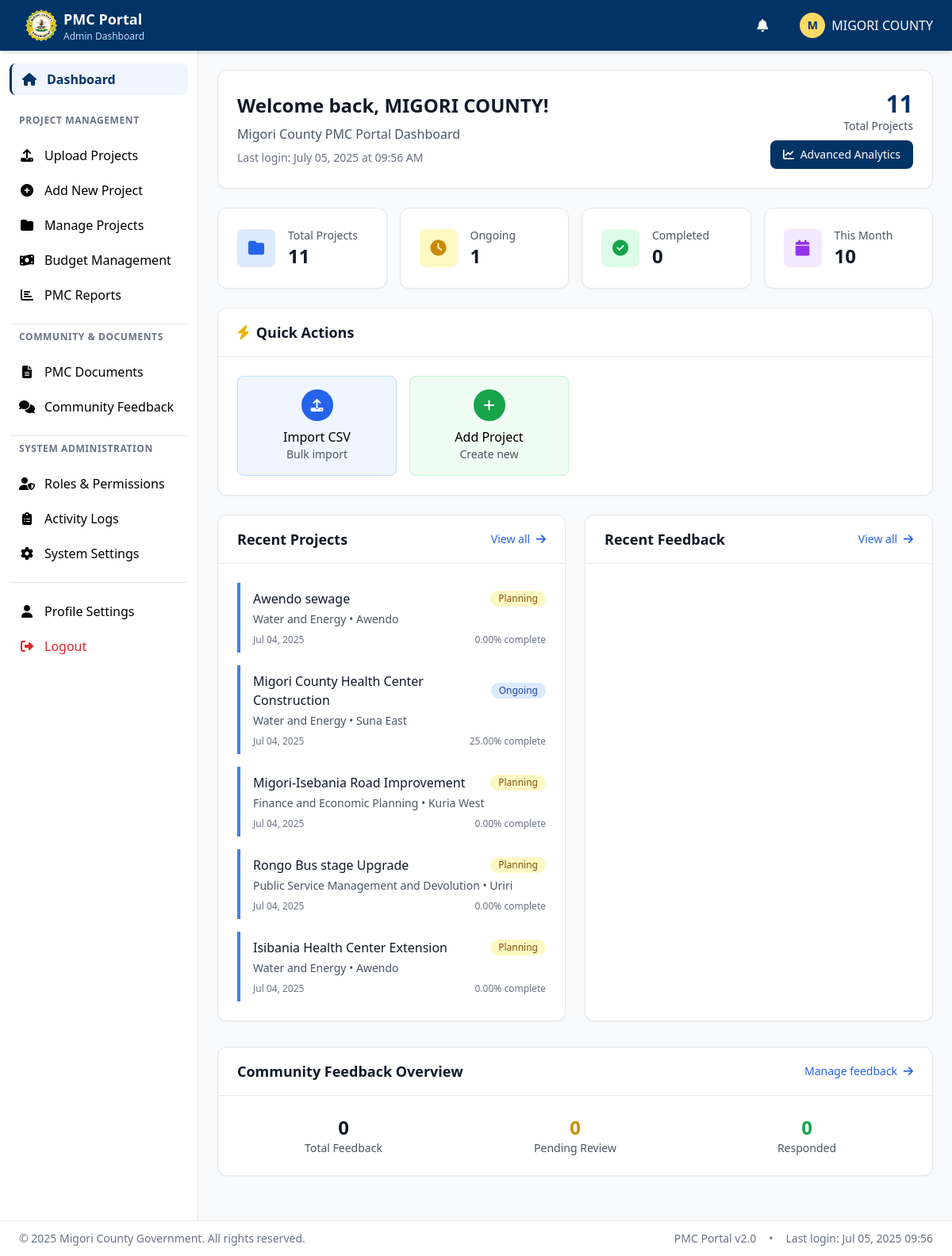
/admin/ (signed in), run on the app's committed database.
### tables this page shows
CREATE TABLE `projects` (
  `id` int(11) NOT NULL,
  `project_name` varchar(255) NOT NULL,
  `description` text DEFAULT NULL,
  `department_id` int(11) NOT NULL,
  `project_year` int(11) NOT NULL,
  `county_id` int(11) NOT NULL,
  `sub_county_id` int(11) NOT NULL,
  `ward_id` int(11) NOT NULL,
  `location_address` text DEFAULT NULL,
  `location_coordinates` varchar(100) DEFAULT NULL,
  `start_date` date DEFAULT NULL,
  `expected_completion_date` date DEFAULT NULL,
  `actual_completion_date` date DEFAULT NULL,
  `contractor_name` varchar(255) DEFAULT NULL,
  `contractor_contact` varchar(100) DEFAULT NULL,
  `status` enum('planning','ongoing','completed','suspended','cancelled') NOT NULL DEFAULT 'planning',
  `visibility` enum('private','published') DEFAULT 'private',
  `step_status` enum('awaiting','running','completed') DEFAULT 'awaiting',
  `progress_percentage` decimal(5,2) DEFAULT 0.00,
  `total_steps` int(11) DEFAULT 0,
  `completed_steps` int(11) DEFAULT 0,
  `created_by` int(11) DEFAULT NULL,
  `created_at` timestamp NOT NULL DEFAULT current_timestamp(),
  `updated_at` timestamp NOT NULL DEFAULT current_timestamp() ON UPDATE current_timestamp(),
  `average_rating` decimal(3,2) DEFAULT 5.00,
  `total_ratings` int(11) DEFAULT 0,
  `allocated_budget` decimal(15,2) DEFAULT 0.00,
  `spent_budget` decimal(15,2) DEFAULT 0.00,
  `budget_status` enum('not_allocated','allocated','overspent') DEFAULT 'not_allocated',
  `total_budget` decimal(15,2) DEFAULT NULL
);

CREATE TABLE `departments` (
  `id` int(11) NOT NULL,
  `name` varchar(100) NOT NULL,
  `description` text DEFAULT NULL,
  `created_at` timestamp NOT NULL DEFAULT current_timestamp()
);

CREATE TABLE `sub_counties` (
  `id` int(11) NOT NULL,
  `name` varchar(100) NOT NULL,
  `county_id` int(11) NOT NULL,
  `created_at` timestamp NOT NULL DEFAULT current_timestamp()
);

### includes/rbac.php (called while the page is built, shortened)
<?php
class SecureRBAC {
    private static $page_permissions = [
        'index.php' => 'dashboard_access',
        'dashboard.php' => 'dashboard_access',
        'projects.php' => 'view_projects',
        'createProject.php' => 'create_projects',
        'editProject.php' => 'edit_projects',
        'manageProject.php' => 'manage_projects',
        'updateProject.php' => 'edit_projects',
        'submitProject.php' => 'create_projects',
        'manageSteps.php' => 'manage_project_steps',
        'editStep.php' => 'manage_project_steps',
        'importCsv.php' => 'import_data',
        'getTemplates.php' => 'import_data',
        'documentManager.php' => 'manage_documents',
        'budgetManagement.php' => 'manage_budgets',
        'feedback.php' => 'manage_feedback',
        'pmcReports.php' => 'view_reports',
        'activityLogs.php' => 'view_activity_logs',
        'manageAdmins.php' => 'manage_users',
        'rolesPermissions.php' => 'manage_roles',
        'manageAdminPermissions.php' => 'manage_roles',
        'systemSettings.php' => 'system_settings',
        'profile.php' => 'profile_access'
    ];
    public static function getAllowedPages() {
        $current_admin = self::getCurrentAdmin();
        if ($current_admin['role'] === 'super_admin') {
            return array_keys(self::$page_permissions);
        }
        $allowed_pages = ['index.php', 'dashboard.php', 'profile.php'];
        return $allowed_pages;
    }
    private static function isAuthenticated() {
        return isset($_SESSION['admin_logged_in']) && $_SESSION['admin_logged_in'] === true;
    }
    public static function getCurrentAdmin() {
        return [
            'id' => $_SESSION['admin_id'],
            'email' => $_SESSION['admin_email'],
            'name' => $_SESSION['admin_name'],
            'role' => $_SESSION['admin_role']
        ];
    }
}
function has_permission($permission_key) {
    return hasPagePermission($permission_key);
}
function hasPagePermission($permission_key) {
    $admin = SecureRBAC::getCurrentAdmin();
    if ($admin && $admin['role'] === 'super_admin') {
        return true;
    }
    $result = SecureRBAC::hasPermission($_SESSION['admin_id'], $permission_key);
    return $result;
}

### includes/functions.php (called while the page is built, shortened)
<?php
if (!function_exists('verify_csrf_token')) {
function format_date($date) {
    return date('M d, Y', strtotime($date));
}
}
if (!function_exists('format_currency')) {
function get_status_badge_class($status) {
    $classes = [
        'planning' => 'bg-yellow-100 text-yellow-800 dark:bg-yellow-900 dark:text-yellow-300',
        'ongoing' => 'bg-blue-100 text-blue-800 dark:bg-blue-900 dark:text-blue-300',
        'completed' => 'bg-green-100 text-green-800 dark:bg-green-900 dark:text-green-300',
        'suspended' => 'bg-orange-100 text-orange-800 dark:bg-orange-900 dark:text-orange-300',
        'cancelled' => 'bg-red-100 text-red-800 dark:bg-red-900 dark:text-red-300'
    ];
    return $classes[$status] ?? 'bg-gray-100 text-gray-800 dark:bg-gray-900 dark:text-gray-300';
}
}
?>

### admin/index.php (the view, shortened to what this page needs)
<?php
require_once '../includes/functions.php';
$current_admin = get_current_admin();
try {
    $total_projects = $pdo->query("SELECT COUNT(*) FROM projects")->fetchColumn();
    $ongoing_projects = $pdo->query("SELECT COUNT(*) FROM projects WHERE status = 'ongoing'")->fetchColumn();
    $completed_projects = $pdo->query("SELECT COUNT(*) FROM projects WHERE status = 'completed'")->fetchColumn();
    $this_month_projects = $pdo->query("SELECT COUNT(*) FROM projects WHERE MONTH(created_at) = MONTH(CURDATE()) AND YEAR(created_at) = YEAR(CURDATE())")->fetchColumn();
    $total_feedback = $pdo->query("SELECT COUNT(*) FROM feedback")->fetchColumn();
    $pending_feedback = $pdo->query("SELECT COUNT(*) FROM feedback WHERE status = 'pending'")->fetchColumn();
    $responded_feedback = $pdo->query("SELECT COUNT(*) FROM feedback WHERE status = 'responded'")->fetchColumn();
    if ($current_admin['role'] === 'super_admin') {
        $recent_projects = $pdo->query("SELECT p.id, p.project_name, p.status, p.created_at, p.progress_percentage, d.name as department_name, sc.name as sub_county_name FROM projects p LEFT JOIN departments d ON p.department_id = d.id LEFT JOIN sub_counties sc ON p.sub_county_id = sc.id ORDER BY p.created_at DESC LIMIT 5")->fetchAll();
    }
} catch (Exception $e) {
    error_log("Admin Index Error: " . $e->getMessage());
}
include 'includes/adminHeader.php';
?>
<div class="bg-white rounded-xl p-6 mb-6 shadow-sm border border-gray-200">
    <div class="flex flex-col md:flex-row items-center justify-between">
        <div class="mb-4 md:mb-0">
            <h1 class="text-2xl font-bold mb-2 text-gray-900">Welcome back, <?php echo htmlspecialchars($current_admin['name']); ?>!</h1>
            <p class="text-gray-600">Migori County PMC Portal Dashboard</p>
            <p class="text-sm text-gray-500 mt-2">
                Last login: <?php echo date('F d, Y \a\t H:i A'); ?>
            </p>
        </div>
        <div class="text-center md:text-right">
            <div class="text-3xl font-bold text-pmc-navy"><?php echo number_format($total_projects); ?></div>
            <div class="text-sm text-gray-600">Total Projects</div>
            <?php if (has_permission('download_reports')): ?>
                <a href="dashboard.php" class="inline-block mt-2 bg-pmc-navy text-white px-4 py-2 rounded-lg hover:bg-blue-800 transition-colors text-sm">
                    <i class="fas fa-chart-line mr-1"></i> Advanced Analytics
                </a>
            <?php endif; ?>
        </div>
    </div>
</div>
<div class="grid grid-cols-1 sm:grid-cols-2 lg:grid-cols-4 gap-4 mb-6">
    <div class="bg-white rounded-xl shadow-sm p-6 border border-gray-200">
        <div class="flex items-center">
            <div class="w-12 h-12 bg-blue-100 rounded-lg flex items-center justify-center mr-4">
                <i class="fas fa-folder text-blue-600 text-xl"></i>
            </div>
            <div>
                <p class="text-sm text-gray-600">Total Projects</p>
                <p class="text-2xl font-bold text-gray-900"><?php echo number_format($total_projects); ?></p>
            </div>
        </div>
    </div>
    <div class="bg-white rounded-xl shadow-sm p-6 border border-gray-200">
        <div class="flex items-center">
            <div class="w-12 h-12 bg-yellow-100 rounded-lg flex items-center justify-center mr-4">
                <i class="fas fa-clock text-yellow-600 text-xl"></i>
            </div>
            <div>
                <p class="text-sm text-gray-600">Ongoing</p>
                <p class="text-2xl font-bold text-gray-900"><?php echo number_format($ongoing_projects); ?></p>
            </div>
        </div>
    </div>
    <div class="bg-white rounded-xl shadow-sm p-6 border border-gray-200">
        <div class="flex items-center">
            <div class="w-12 h-12 bg-green-100 rounded-lg flex items-center justify-center mr-4">
                <i class="fas fa-check-circle text-green-600 text-xl"></i>
            </div>
            <div>
                <p class="text-sm text-gray-600">Completed</p>
                <p class="text-2xl font-bold text-gray-900"><?php echo number_format($completed_projects); ?></p>
            </div>
        </div>
    </div>
    <div class="bg-white rounded-xl shadow-sm p-6 border border-gray-200">
        <div class="flex items-center">
            <div class="w-12 h-12 bg-purple-100 rounded-lg flex items-center justify-center mr-4">
                <i class="fas fa-calendar text-purple-600 text-xl"></i>
            </div>
            <div>
                <p class="text-sm text-gray-600">This Month</p>
                <p class="text-2xl font-bold text-gray-900"><?php echo number_format($this_month_projects); ?></p>
            </div>
        </div>
    </div>
</div>
<div class="bg-white rounded-xl shadow-sm border border-gray-200 mb-6">
    <div class="px-6 py-4 border-b border-gray-200">
        <h3 class="flex items-center text-lg font-semibold text-gray-900">
            <i class="fas fa-bolt mr-2 text-yellow-500"></i> Quick Actions
        </h3>
    </div>
    <div class="p-6">
        <div class="grid grid-cols-2 md:grid-cols-3 lg:grid-cols-4 xl:grid-cols-6 gap-4">
            <?php if (has_permission('upload_csv_projects')): ?>
                <a href="importCsv.php" class="bg-blue-50 hover:bg-blue-100 border border-blue-200 rounded-lg p-4 transition-colors text-center">
                    <div class="w-10 h-10 bg-blue-600 rounded-full flex items-center justify-center mb-2 mx-auto">
                        <i class="fas fa-upload text-white"></i>
                    </div>
                    <h4 class="font-medium">Import CSV</h4>
                    <p class="text-sm text-gray-600">Bulk import</p>
                </a>
            <?php endif; ?>
            <?php if (has_permission('manage_projects')): ?>
                <a href="createProject.php" class="bg-green-50 hover:bg-green-100 border border-green-200 rounded-lg p-4 transition-colors text-center">
                    <div class="w-10 h-10 bg-green-600 rounded-full flex items-center justify-center mb-2 mx-auto">
                        <i class="fas fa-plus text-white"></i>
                    </div>
                    <h4 class="font-medium">Add Project</h4>
                    <p class="text-sm text-gray-600">Create new</p>
                </a>
            <?php endif; ?>
        </div>
    </div>
</div>
<div class="grid grid-cols-1 lg:grid-cols-2 gap-6 mb-8">
    <div class="bg-white rounded-xl shadow-sm border border-gray-200">
        <div class="px-6 py-4 border-b border-gray-200">
            <div class="flex items-center justify-between">
                <h3 class="text-lg font-semibold text-gray-900">Recent Projects</h3>
                <a href="projects.php" class="text-blue-600 hover:text-blue-500 text-sm font-medium">
                    View all <i class="fas fa-arrow-right ml-1"></i>
                </a>
            </div>
        </div>
        <div class="p-6">
            <div class="space-y-4">
                <?php foreach ($recent_projects as $project): ?>
                    <div class="border-l-4 border-blue-500 pl-4 py-2">
                        <div class="flex items-center justify-between">
                            <h4 class="font-medium text-gray-900">
                                <?php echo htmlspecialchars($project['project_name']); ?>
                            </h4>
                            <span class="inline-flex items-center px-2.5 py-0.5 rounded-full text-xs font-medium <?php echo get_status_badge_class($project['status']); ?>">
                                <?php echo ucfirst($project['status']); ?>
                            </span>
                        </div>
                        <p class="text-sm text-gray-600 mt-1">
                            <?php echo htmlspecialchars($project['department_name']); ?> •
                            <?php echo htmlspecialchars($project['sub_county_name']); ?>
                        </p>
                        <div class="flex items-center justify-between mt-2">
                            <span class="text-xs text-gray-500">
                                <?php echo format_date($project['created_at']); ?>
                            </span>
                            <span class="text-xs text-gray-500">
                                <?php echo $project['progress_percentage']; ?>% complete
                            </span>
                        </div>
                    </div>
                <?php endforeach; ?>
            </div>
        </div>
    </div>
    <div class="bg-white rounded-xl shadow-sm border border-gray-200">
        <div class="px-6 py-4 border-b border-gray-200">
            <div class="flex items-center justify-between">
                <h3 class="text-lg font-semibold text-gray-900">Recent Feedback</h3>
                <a href="feedback.php" class="text-blue-600 hover:text-blue-500 text-sm font-medium">
                    View all <i class="fas fa-arrow-right ml-1"></i>
                </a>
            </div>
        </div>
        <div class="p-6">
        </div>
    </div>
</div>
<?php if (has_permission('approve_comments')): ?>
<div class="bg-white rounded-xl shadow-sm border border-gray-200 mb-8">
    <div class="px-6 py-4 border-b border-gray-200">
        <div class="flex items-center justify-between">
            <h3 class="text-lg font-semibold text-gray-900">Community Feedback Overview</h3>
            <a href="feedback.php" class="text-blue-600 hover:text-blue-500 text-sm font-medium">
                Manage feedback <i class="fas fa-arrow-right ml-1"></i>
            </a>
        </div>
    </div>
    <div class="p-6">
        <div class="grid grid-cols-1 md:grid-cols-3 gap-6">
            <div class="text-center">
                <div class="text-2xl font-bold text-gray-900"><?php echo number_format($total_feedback); ?></div>
                <div class="text-sm text-gray-600">Total Feedback</div>
            </div>
            <div class="text-center">
                <div class="text-2xl font-bold text-yellow-600"><?php echo number_format($pending_feedback); ?></div>
                <div class="text-sm text-gray-600">Pending Review</div>
            </div>
            <div class="text-center">
                <div class="text-2xl font-bold text-green-600"><?php echo number_format($responded_feedback); ?></div>
                <div class="text-sm text-gray-600">Responded</div>
            </div>
        </div>
    </div>
</div>
<?php endif; ?>
<?php include 'includes/adminFooter.php'; ?>

### admin/includes/adminHeader.php (style rules this page uses)
body { display: flex; flex-direction: column; min-height: 100vh; }

### data on the page
projects: project_name "Awendo sewage", status "Planning", department.name "Water and Energy", sub_county.name "Awendo", created_at "Jul 04, 2025", progress_percentage "0.00"
projects: project_name "Migori County Health Center Construction", status "Ongoing", department.name "Water and Energy", sub_county.name "Suna East", created_at "Jul 04, 2025", progress_percentage "25.00"
projects: project_name "Migori-Isebania Road Improvement", status "Planning", department.name "Finance and Economic Planning", sub_county.name "Kuria West", created_at "Jul 04, 2025", progress_percentage "0.00"
projects: project_name "Rongo Bus stage Upgrade", status "Planning", department.name "Public Service Management and Devolution", sub_county.name "Uriri", created_at "Jul 04, 2025", progress_percentage "0.00"
projects: project_name "Isibania Health Center Extension", status "Planning", department.name "Water and Energy", sub_county.name "Awendo", created_at "Jul 04, 2025", progress_percentage "0.00"

### other printed values
substr($current_admin['name'], 0, 1) "M"
$current_admin['name'] "MIGORI COUNTY"
$total_projects "11"
$ongoing_projects "1"
$completed_projects "0"
$this_month_projects "10"
$total_feedback "0"
$pending_feedback "0"
$responded_feedback "0"
